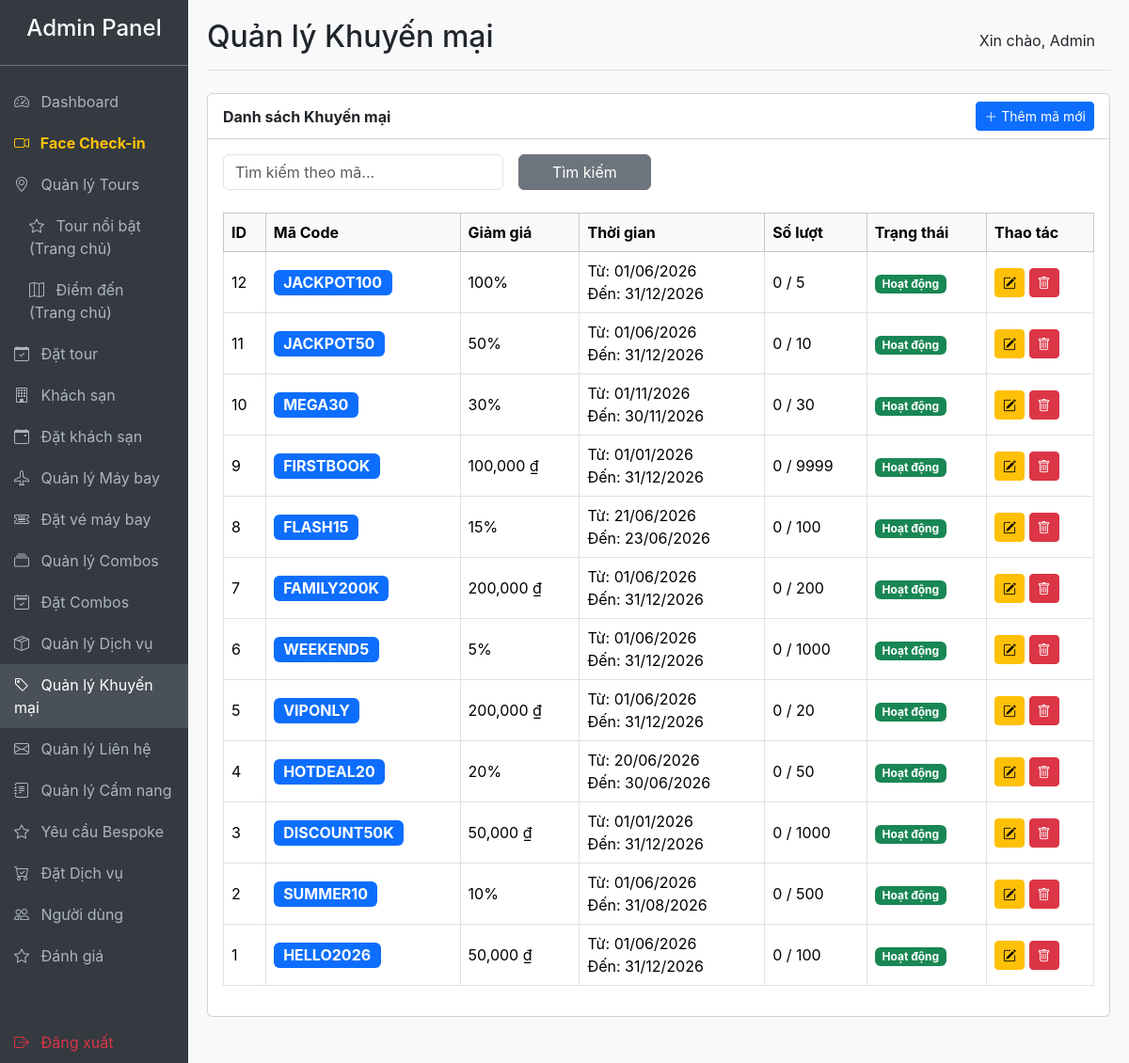
Screenshot of /travel-booking/admin/promotions.php (signed in) with the database file from the repository.
### tables this page shows
CREATE TABLE `promotions` (
  `id` int(11) NOT NULL,
  `code` varchar(50) NOT NULL,
  `discount_type` enum('percent','amount') NOT NULL DEFAULT 'percent',
  `discount_value` decimal(10,2) NOT NULL,
  `start_date` date NOT NULL,
  `end_date` date NOT NULL,
  `usage_limit` int(11) DEFAULT NULL,
  `used_count` int(11) DEFAULT 0,
  `status` enum('active','inactive') NOT NULL DEFAULT 'active',
  `created_at` timestamp NOT NULL DEFAULT current_timestamp()
);

### travel-booking/admin/promotions.php (the view, shortened to what this page needs)
<?php
require '../includes/db.php';
include 'includes/admin-header.php';
$search = $_GET['search'] ?? '';
$where_query = "";
$sql = "SELECT * FROM promotions $where_query ORDER BY created_at DESC";
$result = mysqli_query($conn, $sql);
?>
<div class="card">
    <div class="card-header bg-white d-flex justify-content-between align-items-center fw-bold">
        <span>Danh sách Khuyến mại</span>
        <a href="add-promotion.php" class="btn btn-primary btn-sm"><i class="bi bi-plus-lg"></i> Thêm mã mới</a>
    </div>
    <div class="card-body">
        <form method="GET" action="" class="row g-3 mb-4">
            <div class="col-md-4">
                <input type="text" name="search" class="form-control" placeholder="Tìm kiếm theo mã..." value="<?= htmlspecialchars($search) ?>">
            </div>
            <div class="col-md-2">
                <button type="submit" class="btn btn-secondary w-100">Tìm kiếm</button>
            </div>
        </form>
        <div class="table-responsive">
            <table class="table table-bordered table-hover align-middle">
                <thead class="table-light">
                    <tr>
                        <th>ID</th>
                        <th>Mã Code</th>
                        <th>Giảm giá</th>
                        <th>Thời gian</th>
                        <th>Số lượt</th>
                        <th>Trạng thái</th>
                        <th>Thao tác</th>
                    </tr>
                </thead>
                <tbody>
                    <?php if (mysqli_num_rows($result) > 0): ?>
                        <?php while ($row = mysqli_fetch_assoc($result)): ?>
                            <tr>
                                <td><?= $row['id'] ?></td>
                                <td><span class="badge bg-primary fs-6"><?= htmlspecialchars($row['code']) ?></span></td>
                                <td>
                                    <?php if ($row['discount_type'] === 'percent'): ?>
                                        <?= floatval($row['discount_value']) ?>%
                                    <?php else: ?>
                                        <?= number_format($row['discount_value']) ?> ₫
                                    <?php endif; ?>
                                </td>
                                <td>
                                    Từ: <?= date('d/m/Y', strtotime($row['start_date'])) ?><br>
                                    Đến: <?= date('d/m/Y', strtotime($row['end_date'])) ?>
                                </td>
                                <td>
                                    <?= $row['used_count'] ?> / <?= $row['usage_limit'] ? $row['usage_limit'] : '∞' ?>
                                </td>
                                <td>
                                    <?php if ($row['status'] == 'active'): ?>
                                        <span class="badge bg-success">Hoạt động</span>
                                    <?php else: ?>
                                        <span class="badge bg-danger">Tạm dừng</span>
                                    <?php endif; ?>
                                </td>
                                <td>
                                    <a href="edit-promotion.php?id=<?= $row['id'] ?>" class="btn btn-sm btn-warning"><i class="bi bi-pencil-square"></i></a>
                                    <a href="delete-promotion.php?id=<?= $row['id'] ?>" class="btn btn-sm btn-danger" onclick="return confirm('Bạn có chắc chắn muốn xóa mã này?');"><i class="bi bi-trash"></i></a>
                                </td>
                            </tr>
                        <?php endwhile; ?>
                    <?php else: ?>
                        <tr>
                            <td colspan="7" class="text-center">Chưa có mã khuyến mại nào.</td>
                        </tr>
                    <?php endif; ?>
                </tbody>
            </table>
        </div>
    </div>
</div>
<?php include 'includes/admin-footer.php'; ?>

### travel-booking/admin/includes/admin-header.php (style rules this page uses)
body { font-family: 'Inter', sans-serif; background-color: #f8f9fa; }

### rows the page displays
promotions: id "12", code "JACKPOT100", discount_value "100", start_date "01/06/2026", end_date "31/12/2026", used_count "0", usage_limit "5", status "Hoạt động"
promotions: id "11", code "JACKPOT50", discount_value "50", start_date "01/06/2026", end_date "31/12/2026", used_count "0", usage_limit "10", status "Hoạt động"
promotions: id "10", code "MEGA30", discount_value "30", start_date "01/11/2026", end_date "30/11/2026", used_count "0", usage_limit "30", status "Hoạt động"
promotions: id "9", code "FIRSTBOOK", discount_value "100,000", start_date "01/01/2026", end_date "31/12/2026", used_count "0", usage_limit "9999", status "Hoạt động"
promotions: id "8", code "FLASH15", discount_value "15", start_date "21/06/2026", end_date "23/06/2026", used_count "0", usage_limit "100", status "Hoạt động"
promotions: id "7", code "FAMILY200K", discount_value "200,000", start_date "01/06/2026", end_date "31/12/2026", used_count "0", usage_limit "200", status "Hoạt động"
promotions: id "6", code "WEEKEND5", discount_value "5", start_date "01/06/2026", end_date "31/12/2026", used_count "0", usage_limit "1000", status "Hoạt động"
promotions: id "5", code "VIPONLY", discount_value "200,000", start_date "01/06/2026", end_date "31/12/2026", used_count "0", usage_limit "20", status "Hoạt động"
promotions: id "4", code "HOTDEAL20", discount_value "20", start_date "20/06/2026", end_date "30/06/2026", used_count "0", usage_limit "50", status "Hoạt động"
promotions: id "3", code "DISCOUNT50K", discount_value "50,000", start_date "01/01/2026", end_date "31/12/2026", used_count "0", usage_limit "1000", status "Hoạt động"
promotions: id "2", code "SUMMER10", discount_value "10", start_date "01/06/2026", end_date "31/08/2026", used_count "0", usage_limit "500", status "Hoạt động"
promotions: id "1", code "HELLO2026", discount_value "50,000", start_date "01/06/2026", end_date "31/12/2026", used_count "0", usage_limit "100", status "Hoạt động"

### other values shown
$page_title "Quản lý Khuyến mại"
